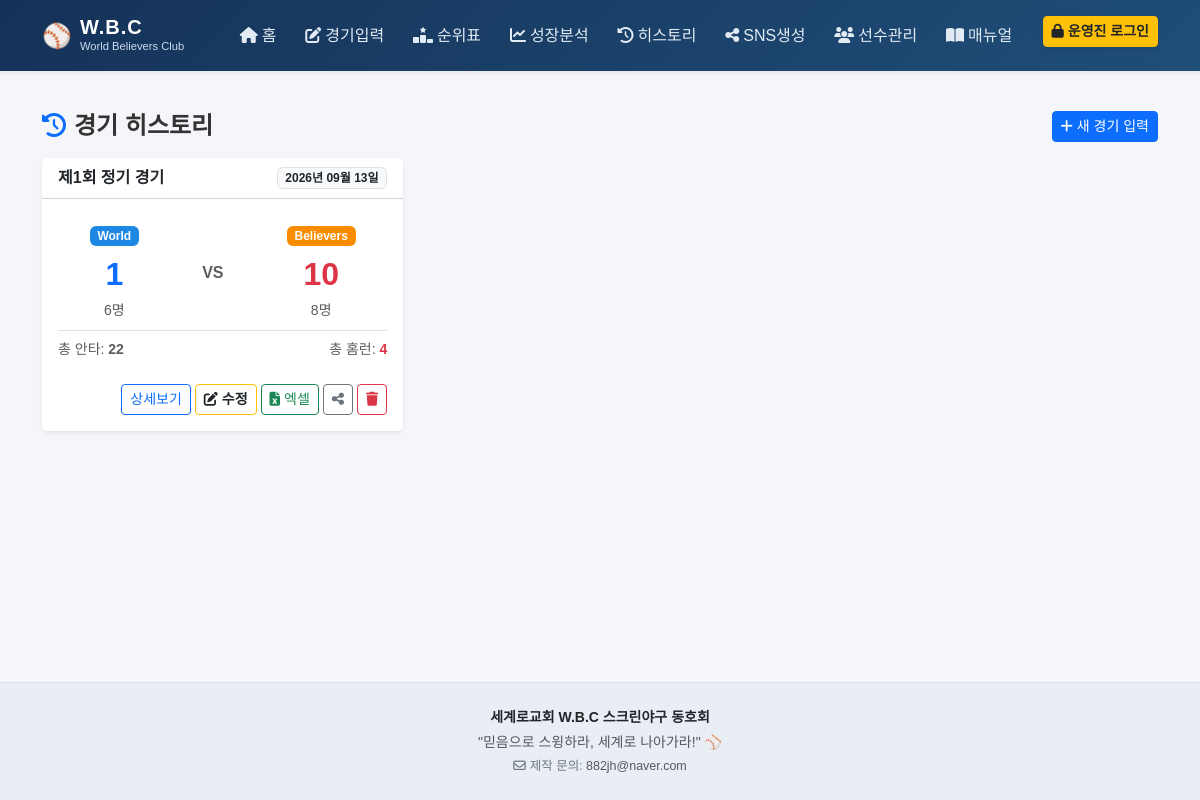
Page /history on the earlier database version.
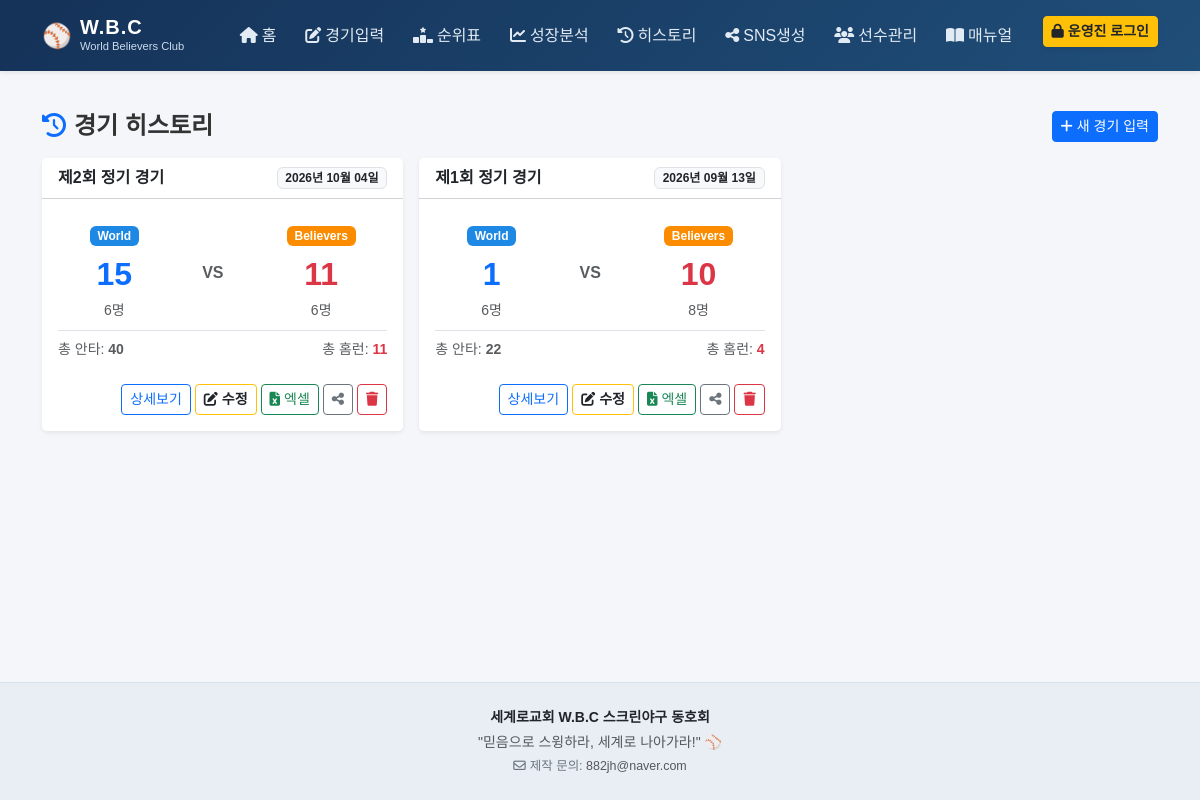
Same page on the later database version.
### tables this page shows
CREATE TABLE games (
            id               INTEGER PRIMARY KEY AUTOINCREMENT,
            game_date        TEXT NOT NULL,
            game_number      INTEGER,
            location         TEXT DEFAULT '스크린야구장',
            world_score      INTEGER,
            believers_score  INTEGER,
            notes            TEXT,
            created_at       TEXT DEFAULT (datetime('now','localtime'))
        , match_type TEXT DEFAULT '2teams', score_details TEXT DEFAULT '');

### app.py (the view)
@app.route('/history')
def history():
    conn = get_db()
    games = conn.execute('''
        SELECT g.*,
               COUNT(DISTINCT CASE WHEN br.team='World' THEN br.player_id END) w_players,
               COUNT(DISTINCT CASE WHEN br.team='Believers' THEN br.player_id END) b_players,
               SUM(br.hits) total_hits, SUM(br.hr) total_hr
        FROM games g LEFT JOIN batting_records br ON br.game_id=g.id
        GROUP BY g.id ORDER BY g.game_date DESC, g.id DESC
    ''').fetchall()
    conn.close()
    return render_template('history.html', games=games, fmt_date=fmt_date)

### app.py (called while the page is built)
@app.context_processor
def inject_auth():
    return {
        'is_admin': session.get('is_admin', False),
        'fmt_rate': fmt_rate,
        'fmt_title': format_player_display,
        'fmt_honor': format_player_honorific
    }

def get_db():
    conn = sqlite3.connect(DB_PATH, timeout=10.0)
    conn.row_factory = sqlite3.Row
    conn.execute('PRAGMA foreign_keys = ON')
    conn.execute('PRAGMA journal_mode = WAL')
    conn.execute('PRAGMA busy_timeout = 5000')
    return conn

def fmt_date(d):
    try:
        dt = datetime.strptime(str(d),'%Y-%m-%d')
        return f"{dt.year}년 {dt.month:02d}월 {dt.day:02d}일"
    except:
        return str(d)

### templates/history.html (shortened to what this page needs)
{% extends 'base.html' %}
{% block content %}
<div class="d-flex justify-content-between align-items-center mb-3">
    <h4 class="fw-bold mb-0"><i class="fa-solid fa-clock-rotate-left text-primary me-2"></i>경기 히스토리</h4>
    <a href="{{ url_for('game_new') }}" class="btn btn-primary btn-sm">
        <i class="fa-solid fa-plus me-1"></i>새 경기 입력
    </a>
</div>
<div class="row g-3">
    {% for g in games %}
    <div class="col-md-6 col-lg-4">
        <div class="card shadow-sm border-0 h-100">
            <div class="card-header bg-white d-flex justify-content-between align-items-center py-2">
                <span class="fw-bold text-dark">제{{ g.game_number or '?' }}회 정기 경기</span>
                <span class="badge bg-light text-dark border">{{ fmt_date(g.game_date) }}</span>
            </div>
            <div class="card-body">
                <div class="d-flex justify-content-around align-items-center text-center my-2">
                    <div>
                        <span class="badge badge-world mb-1">World</span>
                        <div class="fs-2 fw-bold text-primary">{{ g.world_score if g.world_score is not none else '-' }}</div>
                        <small class="text-muted">{{ g.w_players or 0 }}명</small>
                    </div>
                    <div class="text-muted fw-bold">VS</div>
                    <div>
                        <span class="badge badge-believers mb-1">Believers</span>
                        <div class="fs-2 fw-bold text-danger">{{ g.believers_score if g.believers_score is not none else '-' }}</div>
                        <small class="text-muted">{{ g.b_players or 0 }}명</small>
                    </div>
                </div>
                <div class="border-top pt-2 mt-2 text-muted small d-flex justify-content-between">
                    <span>총 안타: <strong>{{ g.total_hits or 0 }}</strong></span>
                    <span>총 홈런: <strong class="text-danger">{{ g.total_hr or 0 }}</strong></span>
                </div>
            </div>
            <div class="card-footer bg-white border-top-0 d-flex justify-content-end gap-1 pb-3 flex-wrap">
                <a href="{{ url_for('game_detail', gid=g.id) }}" class="btn btn-outline-primary btn-sm">
                    상세보기
                </a>
                <a href="{{ url_for('game_edit', gid=g.id) }}" class="btn btn-outline-warning text-dark btn-sm fw-bold" title="기록 수정">
                    <i class="fa-solid fa-pen-to-square me-1"></i>수정
                </a>
                <a href="{{ url_for('export_excel', gid=g.id) }}" class="btn btn-outline-success btn-sm" title="엑셀 다운로드">
                    <i class="fa-solid fa-file-excel me-1"></i>엑셀
                </a>
                <a href="{{ url_for('sns_page', gid=g.id) }}" class="btn btn-outline-secondary btn-sm" title="SNS 공유">
                    <i class="fa-solid fa-share-nodes"></i>
                </a>
                <form method="POST" action="{{ url_for('game_delete', gid=g.id) }}" class="d-inline" onsubmit="return confirm('정말 이 경기 기록을 삭제하시겠습니까?');">
                    <button type="submit" class="btn btn-outline-danger btn-sm" title="삭제">
                        <i class="fa-solid fa-trash"></i>
                    </button>
                </form>
            </div>
        </div>
    </div>
    {% else %}
    <div class="col-12 text-center py-5 text-muted">
        <p>등록된 경기 기록이 없습니다.</p>
    </div>
    {% endfor %}
</div>
{% endblock %}

### templates/base.html (shortened to what this page needs)
<!DOCTYPE html>
<html lang="ko">
<head>
    <link href="https://cdn.jsdelivr.net/npm/bootstrap@5.3.0/dist/css/bootstrap.min.css" rel="stylesheet">
    <link rel="stylesheet" href="https://cdnjs.cloudflare.com/ajax/libs/font-awesome/6.4.0/css/all.min.css">
    <link rel="stylesheet" href="{{ url_for('static', filename='css/style.css') }}">
</head>
<body>
    <nav class="navbar navbar-expand-lg navbar-dark navbar-custom sticky-top shadow-sm">
        <div class="container">
            <a class="navbar-brand fw-bold d-flex align-items-center gap-2" href="{{ url_for('index') }}">
                <span class="fs-4">⚾</span>
                <div>
                    <div class="brand-title">W.B.C</div>
                    <div class="brand-sub">World Believers Club</div>
                </div>
            </a>
            <div class="collapse navbar-collapse" id="navbarContent">
                <ul class="navbar-nav ms-auto mb-2 mb-lg-0 fw-medium">
                    <li class="nav-item">
                        <a class="nav-link" href="{{ url_for('index') }}"><i class="fa-solid fa-house me-1"></i>홈</a>
                    </li>
                    <li class="nav-item">
                        <a class="nav-link" href="{{ url_for('game_new') }}"><i class="fa-solid fa-pen-to-square me-1"></i>경기입력</a>
                    </li>
                    <li class="nav-item">
                        <a class="nav-link" href="{{ url_for('rankings') }}"><i class="fa-solid fa-ranking-star me-1"></i>순위표</a>
                    </li>
                    <li class="nav-item">
                        <a class="nav-link" href="{{ url_for('analytics_page') }}"><i class="fa-solid fa-chart-line me-1"></i>성장분석</a>
                    </li>
                    <li class="nav-item">
                        <a class="nav-link" href="{{ url_for('history') }}"><i class="fa-solid fa-clock-rotate-left me-1"></i>히스토리</a>
                    </li>
                    <li class="nav-item">
                        <a class="nav-link" href="{{ url_for('sns_page') }}"><i class="fa-solid fa-share-nodes me-1"></i>SNS생성</a>
                    </li>
                    <li class="nav-item">
                        <a class="nav-link" href="{{ url_for('players_page') }}"><i class="fa-solid fa-users me-1"></i>선수관리</a>
                    </li>
                    <li class="nav-item">
                        <a class="nav-link" href="{{ url_for('manual_page') }}"><i class="fa-solid fa-book-open me-1"></i>매뉴얼</a>
                    </li>
                    {% if is_admin %}
                    <li class="nav-item d-flex align-items-center ms-lg-3 my-2 my-lg-0">
                        <span class="badge bg-success-subtle text-success border border-success-subtle px-2 py-1 me-2" title="현재 경기 입력, 수정, 삭제가 가능합니다.">
                            <i class="fa-solid fa-lock-open me-1"></i>운영진 모드
                        </span>
                        <a href="{{ url_for('logout') }}" class="btn btn-sm btn-outline-light text-nowrap">
                            <i class="fa-solid fa-arrow-right-from-bracket me-1"></i>로그아웃
                        </a>
                    </li>
                    {% else %}
                    <li class="nav-item ms-lg-3 my-2 my-lg-0">
                        <button type="button" class="btn btn-sm btn-warning text-dark fw-bold text-nowrap shadow-sm" data-bs-toggle="modal" data-bs-target="#adminLoginModal">
                            <i class="fa-solid fa-lock me-1"></i>운영진 로그인
                        </button>
                    </li>
                    {% endif %}
                </ul>
            </div>
        </div>
    </nav>
    <main class="container my-4">
        {% block content %}{% endblock %}
    </main>
    <footer class="footer-custom py-4 mt-auto">
        <div class="container text-center text-muted small">
            <p class="mb-1 fw-bold text-dark">세계로교회 W.B.C 스크린야구 동호회</p>
            <p class="mb-1">"믿음으로 스윙하라, 세계로 나아가라!" ⚾</p>
            <p class="mb-0 text-secondary" style="font-size: 0.78rem;">
                <i class="fa-regular fa-envelope me-1"></i>제작 문의: <a href="mailto:882jh@naver.com" class="text-decoration-none text-muted fw-medium">882jh@naver.com</a>
            </p>
        </div>
    </footer>
</body>
</html>

### static/css/style.css (style rules this page uses)
body { font-family: 'Noto Sans KR', sans-serif; background-color: #f4f6f9; color: #333; min-height: 100vh; display: flex; flex-direction: column; }
.navbar-custom { background: linear-gradient(135deg, #153258, #1F4E79); padding: 0.7rem 1rem; }
.brand-title { font-size: 1.25rem; line-height: 1.1; font-weight: 800; letter-spacing: 1px; }
.brand-sub { font-size: 0.7rem; color: #cadbee; font-weight: 400; }
.nav-link { color: #e2eaf3 !important; padding: 0.5rem 0.9rem !important; border-radius: 6px; transition: all 0.2s; }
.footer-custom { background-color: #e9eef5; border-top: 1px solid #d8e2ec; }
.badge-world { background-color: #1E88E5; color: white; }
.badge-believers { background-color: #FB8C00; color: white; }

Differences in the rows shown:
added games: game_number "2", game_date "2026년 10월 04일", world_score "15", w_players "6", believers_score "11", b_players "6", total_hits "40"
